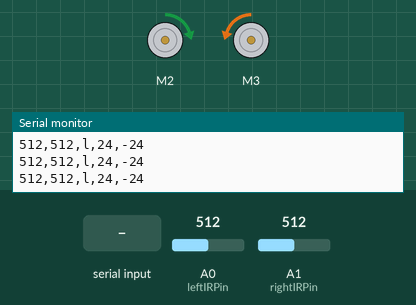
Recording of a sketch running on a simulated Arduino Uno, built with avr-gcc and run on an emulated ATmega328P. Parts: 2 × DC motor (green arrow = forward, orange = backward, longer = faster), the last lines printed to the serial monitor. Inputs (shaded band) come from the test bench; at power-on: A1 (rightIRPin) = 512, A0 (leftIRPin) = 512.

Above: at 1.2 s.
1.3 s: A1 (rightIRPin) set to 411
4.3 s: A1 (rightIRPin) set to 384
At 5.4 s:
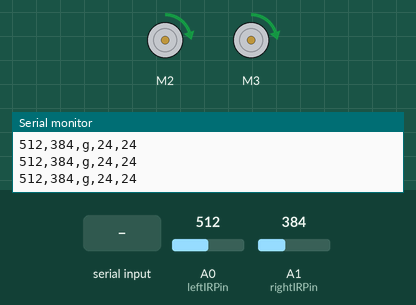
5.8 s: A0 (leftIRPin) set to 713
7.3 s: A0 (leftIRPin) set to 739
At 8.0 s:
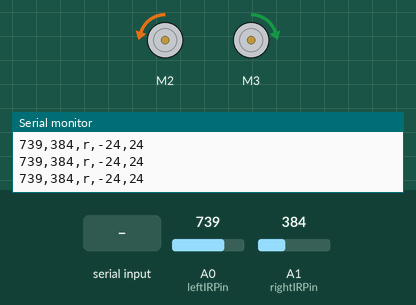
8.8 s: "90,45\n" received over Serial
At 11.3 s:
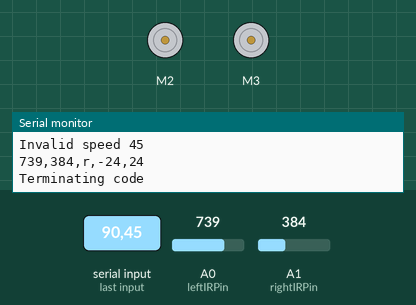
Timing chart, 0 to 12.3 s (numbered marks = the images above; inputs shaded):
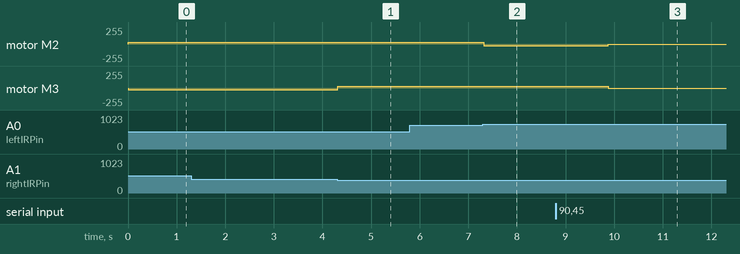

The sketch:

driver.ino
```cpp
#include <Adafruit_MotorShield.h>

// Create the motor shield object with the default I2C address
Adafruit_MotorShield AFMS = Adafruit_MotorShield();
// Or, create it with a different I2C address (say for stacking)
// Adafruit_MotorShield AFMS = Adafruit_MotorShield(0x61);

// Select which 'port' M1, M2, M3 or M4. In this case, M1
Adafruit_DCMotor *leftMotor = AFMS.getMotor(2);
// You can also make another motor on port M2
Adafruit_DCMotor *rightMotor = AFMS.getMotor(3);

// define pins
const int leftIRPin = A0;
const int rightIRPin = A1;

int speed_ = 6;

const int LEFT_THRESHOLD = 725;
const int RIGHT_THRESHOLD = 400;

void setup() {
  pinMode(leftIRPin, INPUT);
  pinMode(rightIRPin, INPUT);

  Serial.begin(9600);

  if (!AFMS.begin()) {         // create with the default frequency 1.6KHz
    if (!AFMS.begin(1000)) {  // OR with a different frequency, say 1KHz
      Serial.println("Could not find Motor Shield. Check wiring.");
    }
  }
  Serial.println("Motor Shield found.");

  leftMotor->run(FORWARD);
  rightMotor->run(FORWARD);
}

bool onTarget(int irReading, int THRESHOLD) {
  Serial.print(irReading);
  Serial.print(",");
  return irReading > THRESHOLD;
}

char processIRData(int leftIR, int rightIR) {
  bool leftDetect = onTarget(leftIR, LEFT_THRESHOLD);
  bool rightDetect = onTarget(rightIR, RIGHT_THRESHOLD);
  if(!leftDetect && !rightDetect) {
    return 'g';
  } else if(rightDetect && !leftDetect) {
    // correct by moving right
    return 'l';
  } else if(leftDetect && !rightDetect) {
    // correct by moving left
    return 'r';
  } else {
    // should not reach this state
    // both see the tape
    return 'x';
  }
}

void driveMotors(char pos) {
//  Serial.println("Driving motors");
  int leftMotorDirection = FORWARD;
  int rightMotorDirection = FORWARD;

  int leftMotorSpeed = 0;
  int rightMotorSpeed = 0;
  switch(pos) {
    case 'l':
      leftMotorSpeed = 4;
      rightMotorSpeed = -4;
      break;
    case 'x':
    case 'g':
      leftMotorSpeed = 4;
      rightMotorSpeed = 4;
      break;
    case 'r':
      leftMotorSpeed = -4;
      rightMotorSpeed = 4;
      break;
    default:
      break;
  }
  leftMotorSpeed *= speed_;
  rightMotorSpeed *= speed_;

//  Serial.print("left speed: ");
  Serial.print(leftMotorSpeed);
  Serial.print(",");
//  Serial.print("right speed: ");
  Serial.println(rightMotorSpeed);

  if(leftMotorSpeed < 0) {
    leftMotorSpeed = -leftMotorSpeed;
    leftMotorDirection = BACKWARD;
  }
  if(rightMotorSpeed < 0) {
    rightMotorSpeed = -rightMotorSpeed;
    rightMotorDirection = BACKWARD;
  }

  leftMotor->run(leftMotorDirection);
  rightMotor->run(rightMotorDirection);

  leftMotor->setSpeed(leftMotorSpeed);
  rightMotor->setSpeed(rightMotorSpeed);

  return;
}

void getInput() {
  if(Serial.available() == 0) {
    return;
  }
  int newSpeed = Serial.parseInt();
  if(newSpeed < 0 || newSpeed > 32) {
    // invalid data
    Serial.print("Invalid speed ");
    Serial.println(newSpeed);
    return;
  }
  if(newSpeed == 0) {
    Serial.println("Terminating code");
    // end code by trapping in a while loop
    leftMotor->run(RELEASE);
    rightMotor->run(RELEASE);
    while(true) {}
  }
  speed_ = newSpeed;
  return;
}

void loop() {
  // read IR data
  int leftIR = analogRead(leftIRPin);
  int rightIR = analogRead(rightIRPin);

  // determine situation from IR data
  // eg left, right, center
  char pos = processIRData(leftIR, rightIR);
  Serial.print(pos);
  Serial.print(",");

  // PID control, convert situation
  // to speed/direction
  // void

  // output speed and direction
  driveMotors(pos);

  // read Serial input for speed change
  getInput();

  // wait
  delay(10);
}
```

Measured:
- the behaviour switches between 401 and 400 on A1 (rightIRPin) (found by bisection; images 0 and 1)
- the behaviour switches between 725 and 726 on A0 (leftIRPin) (found by bisection; images 1 and 2)
- after the input at 4.3 s, motor M3: backward 24/255 → forward 24/255 at once
- after the input at 7.3 s, motor M2: forward 24/255 → backward 24/255 at once
- after the input at 8.8 s, motor M2: backward 24/255 → stopped after 1.1 s; motor M3: forward 24/255 → stopped after 1.1 s
